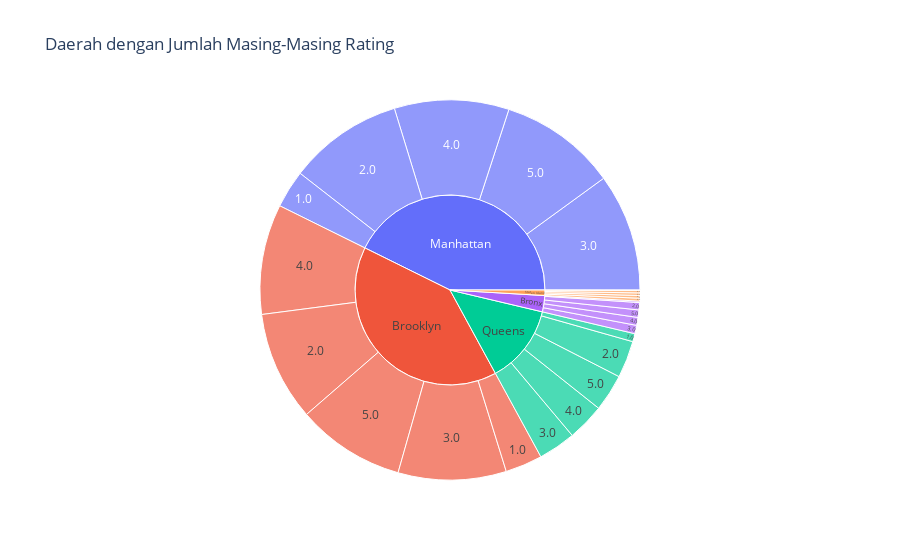

Here is the notebook cell this chart was saved with:
### Markdown cell above
Kita bisa melihat nama-nama pemilik Airbnb dengan jumlah properti terbanyak. Host dengan nama Michael memiliki jumlah properti terbanyak yaitu 582, dan disusul oleh David dengan jumlah properti 499.

### Code cell
fig = px.sunburst(df, path=['neighbourhood_group', 'review_rate_number'], 
                title='Daerah dengan Jumlah Masing-Masing Rating')
fig.update_traces(root_color="lightgrey")
fig.show()

### Figure 1 — Plotly figure (JSON) as saved in the notebook; plotly's stock layout.template omitted (floating-point values rounded to 4 significant figures)
{"data": [{"branchvalues": "total", "domain": {"x": [0, 1], "y": [0, 1]}, "hovertemplate": "labels=%{label}<br>count=%{value}<br>parent=%{parent}<br>id=%{id}<extra></extra>", "ids": ["Bronx/1.0", "Brooklyn/1.0", "Manhattan/1.0", "Queens/1.0", "Staten Island/1.0", "Bronx/2.0", "Brooklyn/2.0", "Manhattan/2.0", "Queens/2.0", "Staten Island/2.0", "Bronx/3.0", "Brooklyn/3.0", "Manhattan/3.0", "Queens/3.0", "Staten Island/3.0", "Bronx/4.0", "Brooklyn/4.0", "Manhattan/4.0", "Queens/4.0", "Staten Island/4.0", "Bronx/5.0", "Brooklyn/5.0", "Manhattan/5.0", "Queens/5.0", "Staten Island/5.0", "Bronx", "Brooklyn", "Manhattan", "Queens", "Staten Island"], "labels": ["1.0", "1.0", "1.0", "1.0", "1.0", "2.0", "2.0", "2.0", "2.0", "2.0", "3.0", "3.0", "3.0", "3.0", "3.0", "4.0", "4.0", "4.0", "4.0", "4.0", "5.0", "5.0", "5.0", "5.0", "5.0", "Bronx", "Brooklyn", "Manhattan", "Queens", "Staten Island"], "name": "", "parents": ["Bronx", "Brooklyn", "Manhattan", "Queens", "Staten Island", "Bronx", "Brooklyn", "Manhattan", "Queens", "Staten Island", "Bronx", "Brooklyn", "Manhattan", "Queens", "Staten Island", "Bronx", "Brooklyn", "Manhattan", "Queens", "Staten Island", "Bronx", "Brooklyn", "Manhattan", "Queens", "Staten Island", "", "", "", "", ""], "root": {"color": "lightgrey"}, "type": "sunburst", "values": [83, 2186, 2231, 478, 26, 429, 6454, 6750, 2183, 153, 493, 6374, 6935, 2206, 157, 466, 6494, 6758, 2205, 143, 441, 6387, 6913, 2190, 170, 1912, 27895, 29587, 9262, 649]}], "layout": {"legend": {"tracegroupgap": 0}, "title": {"text": "Daerah dengan Jumlah Masing-Masing Rating"}}}
